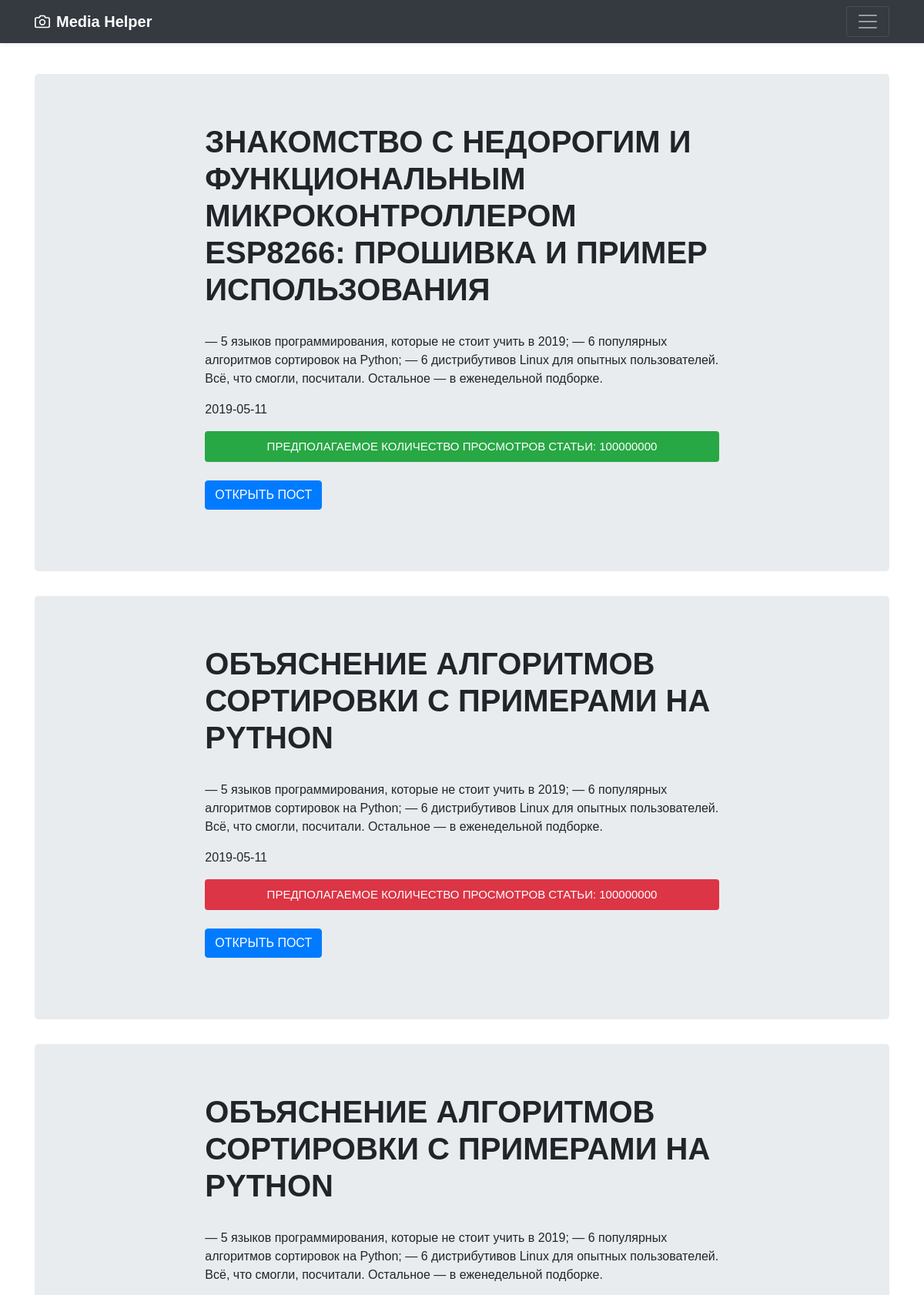
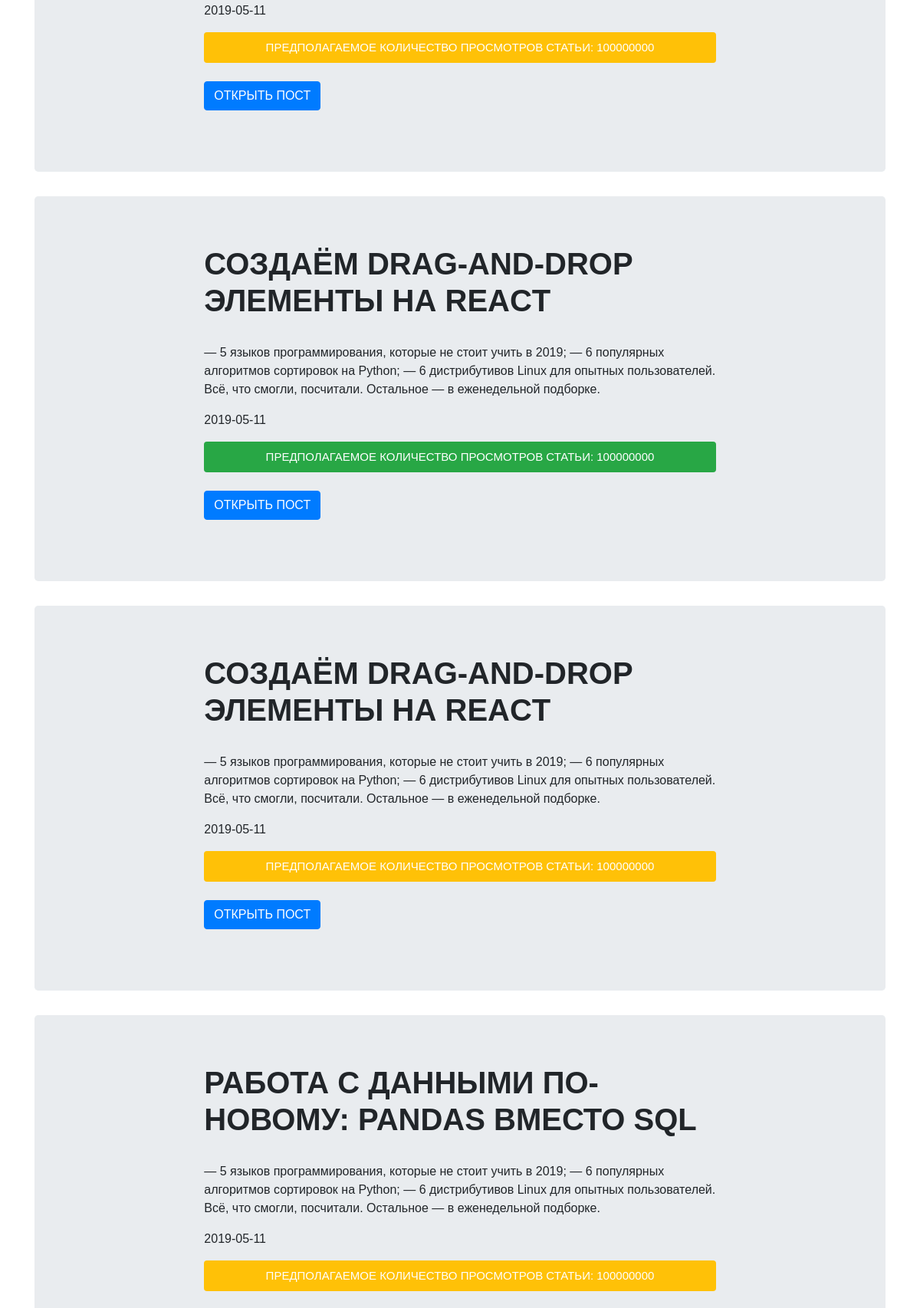
/?page=3 (upper part), run on the app's committed database (2 pictures, top to bottom).
### app.py (models this page shows)
class Post(Model):
    post_id = CharField()
    post_text = CharField()
    doc_header = CharField()
    doc_link = CharField()
    date_publish = DateField()
    post_viewers_estimated = IntegerField()
    doc_viewers_estimated = IntegerField()
    class Meta:
        database = db  # This model uses the "main.db" database.

### app.py (the view)
@app.route('/', methods=['GET'])
def index():
    try:
        page = int(request.args.get('page', 0))
    except:
        page = 0
    start = page * 10
    posts_list = []
    statuses = ['GOOD', 'NOT GOOD', 'SUCCSESS']
    for post in Post.select().offset(start).limit(10):
        posts_list.append({
            'title': post.doc_header,
            'text': post.post_text,
            'date': post.date_publish,
            'rating': post.doc_viewers_estimated,
            'link': post.doc_link,
            'status': statuses[randrange(0,3)]
        })
    return render_template('index.html', posts=posts_list, pages=num_pages)

### templates/index.html
{% extends 'wrapper.html' %}
{% block content %}
    {% for post in posts |reverse %}
    <main role="main">
        <div class="jumbotron">
            <div class="col-sm-8 mx-auto">
                <h1>{{ post['title'] }}</h1>
                <br>
                <p>{{ post['text'] }}</p>
                <p class="date">{{ post['date'] }}</p>
                {% if post['status'] == 'SUCCSESS' %}
                <div class="progress">
                    <div class="progress-bar bg-success" role="progressbar" style="width: 100%" aria-valuenow="25" aria-valuemin="0" aria-valuemax="100">Предполагаемое количество просмотров статьи: {{ post['rating'] }}</div>
                </div>
                {% endif %}
                {% if post['status'] == 'GOOD' %}
                <div class="progress">
                    <div class="progress-bar bg-warning" role="progressbar" style="width: 100%" aria-valuenow="25" aria-valuemin="0" aria-valuemax="100">Предполагаемое количество просмотров статьи: {{ post['rating'] }}</div>
                </div>
                {% endif %}
                {% if post['status'] == 'NOT GOOD' %}
                <div class="progress">
                    <div class="progress-bar bg-danger" role="progressbar" style="width: 100%" aria-valuenow="25" aria-valuemin="0" aria-valuemax="100">Предполагаемое количество просмотров статьи: {{ post['rating'] }}</div>
                </div>
                {% endif %}
                <p class="">
                    <a class="btn btn-primary" target="black" href="{{ post['link'] }}" role="button">Открыть пост</a>
                </p>
            </div>
        </div>
    </main>
    {% endfor %}
{% endblock %}

### data on the page
Post: title "ЗНАКОМСТВО С НЕДОРОГИМ И ФУНКЦИОНАЛЬНЫМ МИКРОКОНТРОЛЛЕРОМ ESP8266: ПРОШИВКА И ПРИМЕР ИСПОЛЬЗОВАНИЯ", text "— 5 языков программирования, которые не стоит учить в 2019; — 6 популярных алгоритмов сортировок на Python; — 6 дистрибутивов Linux для опытных пользователей. Всё, что смогли, посчитали. Остальное — в еженедельной подборке.", date "2019-05-11", rating "100000000"
Post: title "ОБЪЯСНЕНИЕ АЛГОРИТМОВ СОРТИРОВКИ С ПРИМЕРАМИ НА PYTHON", text "— 5 языков программирования, которые не стоит учить в 2019; — 6 популярных алгоритмов сортировок на Python; — 6 дистрибутивов Linux для опытных пользователей. Всё, что смогли, посчитали. Остальное — в еженедельной подборке.", date "2019-05-11", rating "100000000"
Post: title "ОБЪЯСНЕНИЕ АЛГОРИТМОВ СОРТИРОВКИ С ПРИМЕРАМИ НА PYTHON", text "— 5 языков программирования, которые не стоит учить в 2019; — 6 популярных алгоритмов сортировок на Python; — 6 дистрибутивов Linux для опытных пользователей. Всё, что смогли, посчитали. Остальное — в еженедельной подборке.", date "2019-05-11", rating "100000000"
Post: title "СОЗДАЁМ DRAG-AND-DROP ЭЛЕМЕНТЫ НА REACT", text "— 5 языков программирования, которые не стоит учить в 2019; — 6 популярных алгоритмов сортировок на Python; — 6 дистрибутивов Linux для опытных пользователей. Всё, что смогли, посчитали. Остальное — в еженедельной подборке.", date "2019-05-11", rating "100000000"
Post: title "СОЗДАЁМ DRAG-AND-DROP ЭЛЕМЕНТЫ НА REACT", text "— 5 языков программирования, которые не стоит учить в 2019; — 6 популярных алгоритмов сортировок на Python; — 6 дистрибутивов Linux для опытных пользователей. Всё, что смогли, посчитали. Остальное — в еженедельной подборке.", date "2019-05-11", rating "100000000"
Post: title "РАБОТА С ДАННЫМИ ПО-НОВОМУ: PANDAS ВМЕСТО SQL", text "— 5 языков программирования, которые не стоит учить в 2019; — 6 популярных алгоритмов сортировок на Python; — 6 дистрибутивов Linux для опытных пользователей. Всё, что смогли, посчитали. Остальное — в еженедельной подборке.", date "2019-05-11", rating "100000000"
